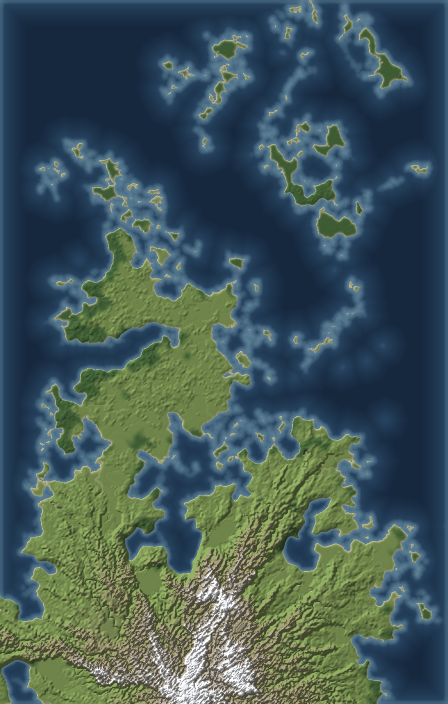
#> input picture bridge/data/belia-map.png, 896 x 1408 px (shown at 1/2 size)
$ python look_gap.py ../../bridge/data/belia-map.png   (older library calls are emulated)
#> lines starting #> are read from the running program, lines starting #| are printed output that depends on the picture
"""Measure the look gap between our frames and the art target (docs/review/look-gap.md).
Run: arch -arm64 /usr/bin/python3 realm/tools/look_gap.py TARGET FRAME... (prints a markdown table).
The HUD (top band, minimap corner) is masked out of our frames; every image is resized to 960 wide first."""
import sys
import numpy as np
import cv2

W = 960


def load(path, hud):
#> called with path = '../../bridge/data/belia-map.png', hud = False
    img = cv2.imread(path, cv2.IMREAD_COLOR)
#> img is the input picture: shape (1408, 896, 3); mean B, G, R 88.3, 87.5, 65.6
    h, w = img.shape[:2]
#> h = 1408; w = 896
    img = cv2.resize(img, (W, int(h * W / w)), interpolation=cv2.INTER_AREA)
#> img: shape (1508, 960, 3)
    mask = np.ones(img.shape[:2], bool)
    if hud:
        H = img.shape[0]
        mask[: int(H * 0.075), :] = False                      # the top bar
        mask[int(H * 0.67):, int(W * 0.87):] = False             # the minimap
    return img, mask


def stats(path, hud):
    img, m = load(path, hud)
#> m: shape (1508, 960) bool; every value is 1
    f = img.astype(np.float32) / 255.0
    hsv = cv2.cvtColor(img, cv2.COLOR_BGR2HSV_FULL).astype(np.float32)
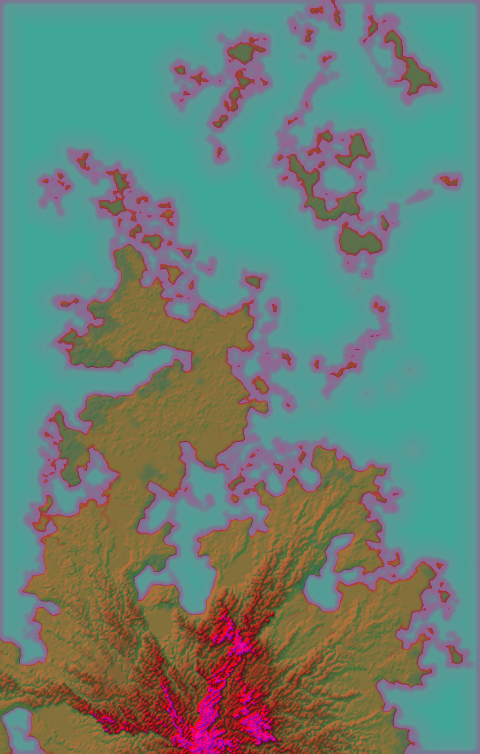
#> hsv: shape (1508, 960, 3) float32 (shown at 1/2 size); mean B, G, R 117.8, 128.4, 103.9
    lab = cv2.cvtColor(f, cv2.COLOR_BGR2LAB)
#> lab: shape (1508, 960, 3) float32; mean of channels 0, 1, 2 35.1, -5.6, -3.8
    L = lab[..., 0][m]
    sat = hsv[..., 1][m] / 255.0
    hue = hsv[..., 0][m] / 255.0 * 360.0
    b, g, r = f[..., 0][m], f[..., 1][m], f[..., 2][m]
    rg, yb = r - g, 0.5 * (r + g) - b
    colourful = np.sqrt(rg.std() ** 2 + yb.std() ** 2) + 0.3 * np.sqrt(rg.mean() ** 2 + yb.mean() ** 2)
#> colourful = 0.178
    dark = np.min(f, axis=2)
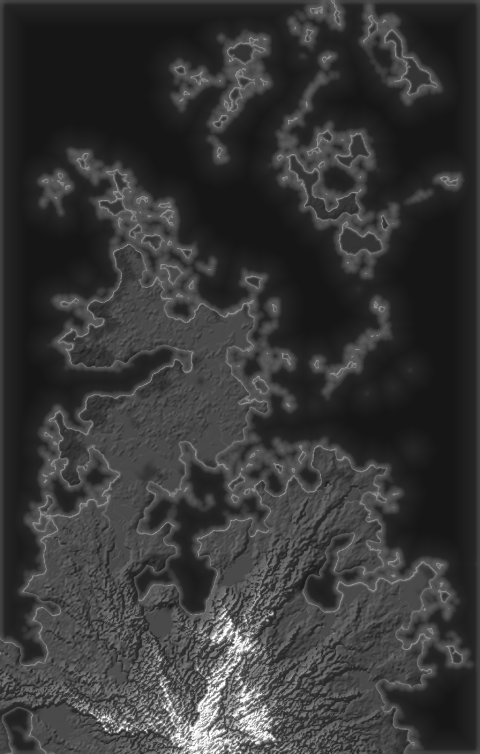
#> dark: shape (1508, 960) float32 (shown at 1/2 size); min 0.0863, max 1, mean 0.217
    dark = cv2.erode(dark, np.ones((9, 9), np.uint8))[m]      # dark channel prior: haze lifts it
    gray = cv2.cvtColor(img, cv2.COLOR_BGR2GRAY)
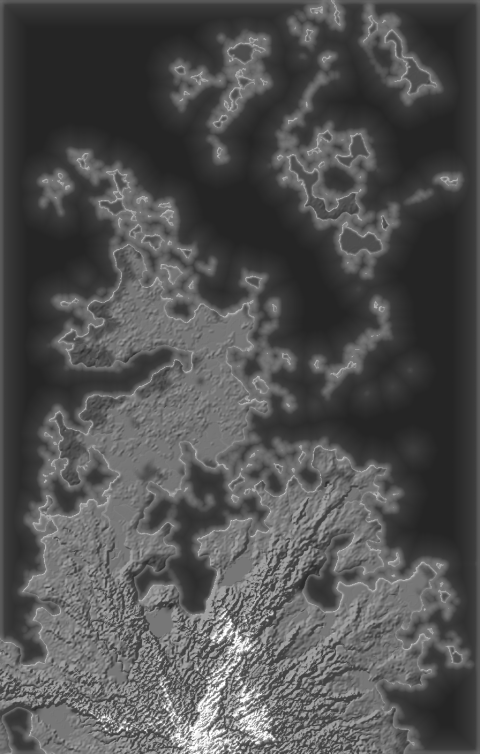
#> gray: shape (1508, 960) (shown at 1/2 size); min 37, max 255, mean 81
    lap = cv2.Laplacian(gray, cv2.CV_32F)[m]
    p = np.percentile(L, [5, 25, 50, 75, 95])
#> p = [15.62, 21.41, 30.86, 48.5, 63.75]
    chroma = np.sqrt(lab[..., 1] ** 2 + lab[..., 2] ** 2)[m]
    sel = sat > 0.25
    hb = np.histogram(hue[sel], bins=[0, 20, 45, 70, 160, 200, 260, 330, 360])[0].astype(float)
#> hb = [0, 187, 59083, 365158, 1500, 948213, 0, 0]
    hb[0] += hb[-1]
    hb = hb[:-1] / max(1, sel.sum())
#> hb = [0, 0.000136, 0.043, 0.266, 0.00109, 0.69, 0]
    return {
        "L mean": L.mean(), "L std (contrast)": L.std(), "L p5": p[0], "L p50": p[2], "L p95": p[4],
        "p95-p5 range": p[4] - p[0], "shadow L (darkest 10%)": L[L <= np.percentile(L, 10)].mean(),
        "sat mean (HSV)": sat.mean(), "share sat>0.5": (sat > 0.5).mean(), "chroma mean (Lab)": chroma.mean(),
        "colourfulness (H-S)": colourful * 100, "haze (dark channel)": dark.mean(), "sharpness (lap std)": lap.std(),
        "hue red 0-20": hb[0], "orange 20-45": hb[1], "yellow 45-70": hb[2], "green 70-160": hb[3],
        "cyan 160-200": hb[4], "blue 200-260": hb[5], "magenta 260-330": hb[6],
    }


if __name__ == "__main__":
    target, frames = sys.argv[1], sys.argv[2:]
    cols = [("01-town", stats(target, False))] + [(p.split("/")[-2] + "/" + p.split("/")[-1].rsplit(".", 1)[0], stats(p, True)) for p in frames]
#> cols = 1 item
    keys = list(cols[0][1].keys())
#> keys = 20 items, first 6: 'L mean', 'L std (contrast)', 'L p5', 'L p50', 'L p95', 'p95-p5 range'
    print("| metric | " + " | ".join(c[0] for c in cols) + " |")
#| | metric | 01-town |
    print("|---|" + "---|" * len(cols))
    for k in keys:
        print("| " + k + " | " + " | ".join(f"{c[1][k]:.3f}" if c[1][k] < 2 else f"{c[1][k]:.1f}" for c in cols) + " |")
#> this loop made 20 passes
#> k on passes 1 to 12: 'L mean', 'L std (contrast)', 'L p5', 'L p50', 'L p95', 'p95-p5 range', 'shadow L (darkest 10%)', 'sat mean (HSV)', 'share sat>0.5', 'chroma mean (Lab)', 'colourfulness (H-S)', 'haze (dark channel)'
#| | L mean | 35.1 |
#| | L std (contrast) | 16.3 |
#| | L p5 | 15.6 |
#| | L p50 | 30.9 |
#| | L p95 | 63.7 |
#| | p95-p5 range | 48.1 |
#| | shadow L (darkest 10%) | 15.6 |
#| | sat mean (HSV) | 0.503 |
#> (further printed lines are left out)
